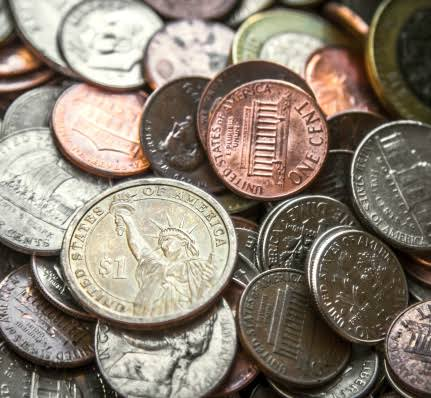
#> input picture Lab7/assets/Coin2.jpg, 431 x 398 px
$ jupyter execute GlobalThresholding.ipynb
#> lines starting #> are read from the running program, lines starting #| are printed output that depends on the picture; after the words box and inside, x2 and y2 are one past the last pixel; in counts of white or black regions, pixels touching at a corner belong together
[cell 1]
import cv2

img = cv2.imread("Coin2.jpg",0)
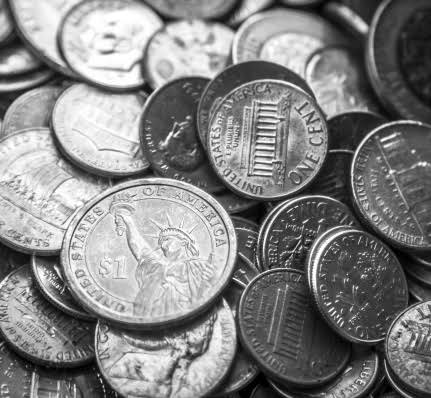
#> img: shape (398, 431); min 0, max 255, mean 130.7

# Initial Threshold 50, can increase it or decrease it to study the effect
_,thresh=cv2.threshold(img,50,255,cv2.THRESH_BINARY)
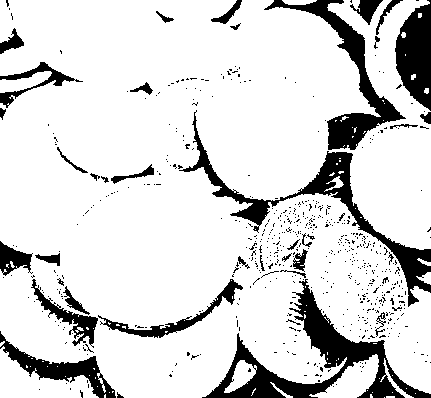
#> thresh: shape (398, 431); 84.3% white; 610 black regions (571 under 20 px), largest, box (x1, y1, x2, y2) and area: (202, 279, 431, 398) 6101, (179, 110, 431, 307) 4686, (264, 0, 406, 150) 3716

cv2.imshow("Threshold",thresh)

cv2.waitKey(0)
